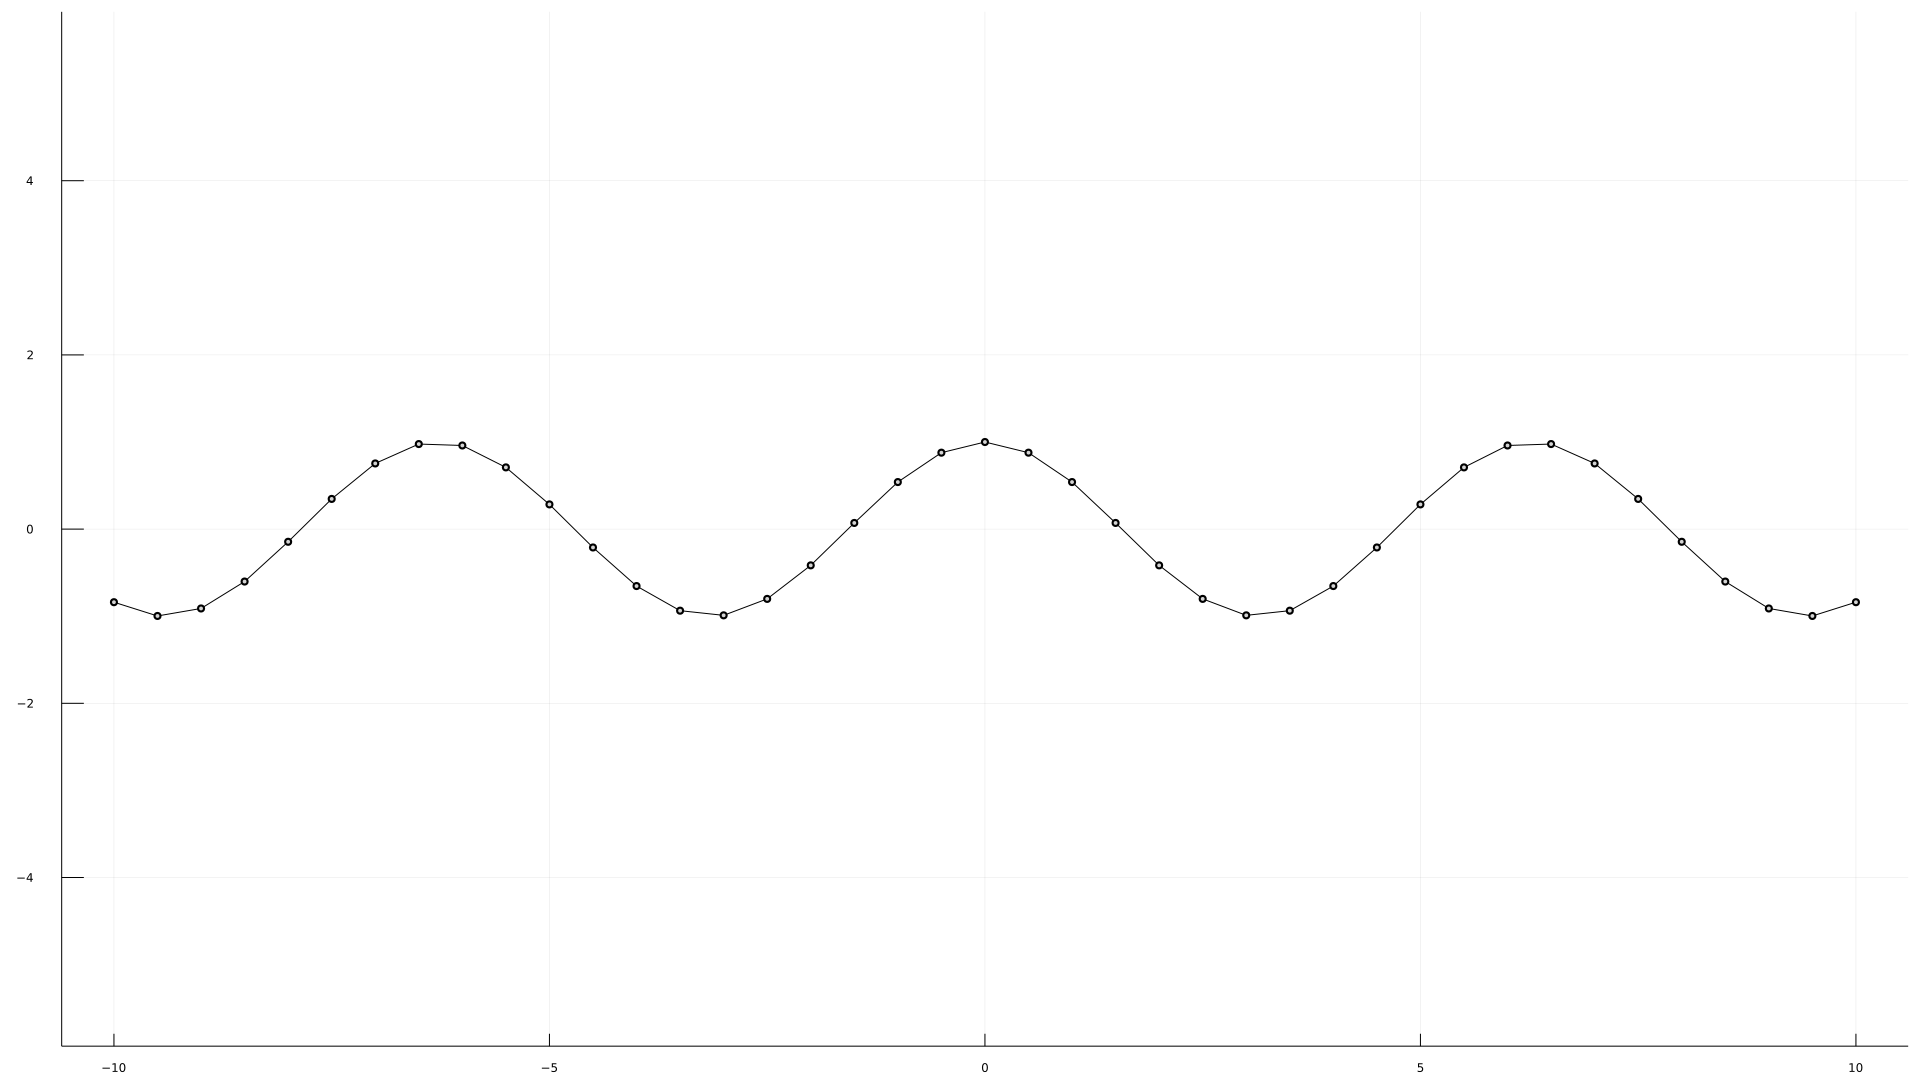

Recreate this plot in Julia.
#como o spline linear é simplismente ligar xᵢ com xᵢ₊₁ por uma reta utilizamos o plot em cada intervalo
using Plots
gr(size=(1920,1080))

function Spline_linear_1(x,y)
    plot!(x,y, c=:gray, aspect_ratio=:equal, leg=false)
    scatter!(x,y, c=:black, leg=false)
end

#Porém, existe o metodo matemático para encontrar n-1 retas que ligam os n pontos

function Spline_linear_2(x,y)
    n = length(x) - 1
    a = copy(y)
    h = zeros(n)
    b = zeros(n)
    for i = 1:n
        h[i] = x[i+1]-x[i]
        b[i] = (a[i+1]-a[i])/h[i]
    end
    #plot
    for i = 1:n
        f(z) = a[i] + b[i]*(z - x[i])
        s = range(x[i],x[i+1]; length=100)
        if i == 1
            plot(f,s, c=:black, leg=false)
        else
            plot!(f,s, c=:black, leg=false)
        end
    end
    scatter!(x, a, c=:lightgray, aspect_ratio=:equal,leg=false)
    savefig("Splines lineares.png")
end
